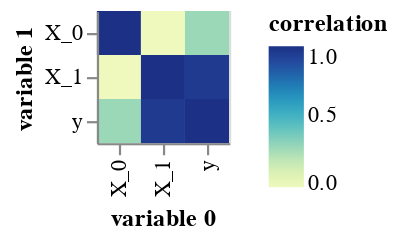

Notebook source saved alongside this figure:
### Code cell
correlations = data.corr().stack().reset_index().rename(columns={0: 'correlation', 'level_0': 'variable 0', 'level_1': 'variable 1'})
print(correlations.head())
alt.Chart(correlations).mark_rect().encode(
    x='variable 0:N',
    y='variable 1:N',
    color='correlation:Q'
)

### Figure 1 — Vega-Lite specification as saved in the notebook (floating-point values rounded to 4 significant figures)
{"config": {"view": {"continuousWidth": 400, "continuousHeight": 300}}, "data": {"name": "data-1f70c3abc34699dec8709764ae94e8d6"}, "mark": "rect", "encoding": {"color": {"type": "quantitative", "field": "correlation"}, "x": {"type": "nominal", "field": "variable 0"}, "y": {"type": "nominal", "field": "variable 1"}}, "$schema": "https://vega.github.io/schema/vega-lite/v4.8.1.json", "datasets": {"data-1f70c3abc34699dec8709764ae94e8d6": [{"variable 0": "X_0", "variable 1": "X_0", "correlation": 1}, {"variable 0": "X_0", "variable 1": "X_1", "correlation": -0.02401}, {"variable 0": "X_0", "variable 1": "y", "correlation": 0.267}, {"variable 0": "X_1", "variable 1": "X_0", "correlation": -0.02401}, {"variable 0": "X_1", "variable 1": "X_1", "correlation": 1}, {"variable 0": "X_1", "variable 1": "y", "correlation": 0.957}, {"variable 0": "y", "variable 1": "X_0", "correlation": 0.267}, {"variable 0": "y", "variable 1": "X_1", "correlation": 0.957}, {"variable 0": "y", "variable 1": "y", "correlation": 1}]}}
